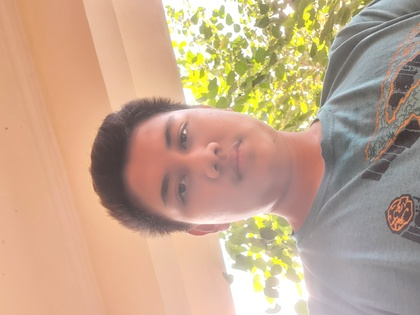
%> input picture kuis3_11813/2.jpg, 420 x 315 px, shrunk from 3296 x 2472 before the run
$ octave chroma.m   (GNU Octave 9; MATLAB toolbox functions it lacks are replaced by stand-ins)
%> lines starting %> are read from the running program, lines starting %| are printed output that depends on the picture
A = imread('2.jpg');
%> A is the input picture: size 315x420x3 uint8; mean R, G, B 195.3, 166.5, 140.6

%chroma subsampling
Y=0.299*A(:,:,1)+0.587*A(:,:,2)+0.114*A(:,:,3);
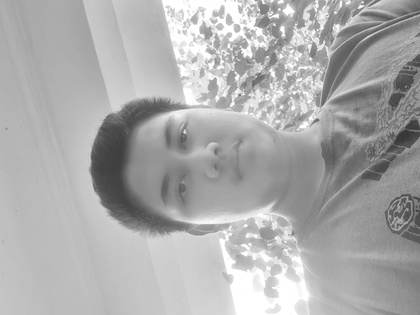
%> Y: size 315x420 uint8; min 52, max 255, mean 172.1
Cb=-0.1687*A(:,:,1)-0.3313*A(:,:,2)+0.5*A(:,:,3)+128;
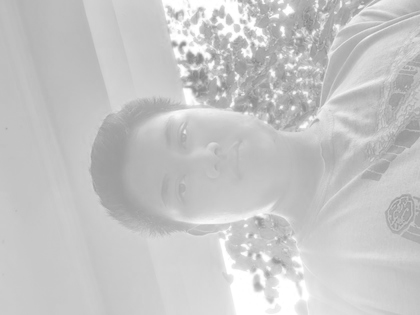
%> Cb: size 315x420 uint8; min 132, max 255, mean 198.5
Cr=0.5*A(:,:,1)-0.4187*A(:,:,2)-0.0813*A(:,:,3)+128;
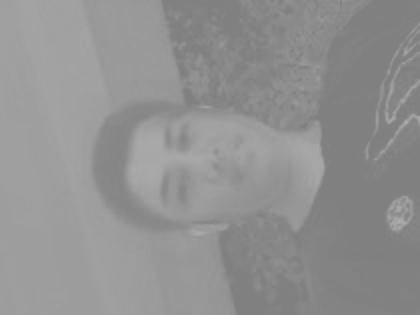
%> Cr: size 315x420 uint8; min 128, max 173, mean 145

%MSE
Z =double(A);
Y2 = double(Y);
Cb2 = double(Cb);
Cr2 = double(Cr);
M=256;
N=256;
    %MSE for Y
    for y = 1:256
        for x = 1:256
            MSE = (1/(M*N))*((Z(x,y))-(Y2(x,y)))^2;
        end
    end
    %MSE for Cb
    for y = 1:256
        for x = 1:256
            MSE2 = (1/(M*N))*((Z(x,y))-(Cb2(x,y)))^2;
        end
    end
    %MSE for Cr
    for y = 1:256
        for x = 1:256
            MSE3 = (1/(M*N))*((Z(x,y))-(Cr2(x,y)))^2;
        end
    end

disp('MSE Y = ');
disp(MSE);
%| 3.8147e-04
disp('MSE Cb = ');
disp(MSE2);
%| 6.1035e-03
disp('MSE Cr = ');
disp(MSE3);
%| 0.2309

%PSNR
psnrY = 20*log10(255/sqrt(MSE));
%> psnrY = 82.32
psnrCb = 20*log10(255/sqrt(MSE2));
%> psnrCb = 70.28
psnrCr = 20*log10(255/sqrt(MSE3));
%> psnrCr = 54.5


figure
subplot(221);imshow(A);title('ori image')
subplot(222);imshow(Y);title('Y components')
subplot(223);imshow(Cb);title('Cb components')
subplot(224);imshow(Cr);title('Cr components')
